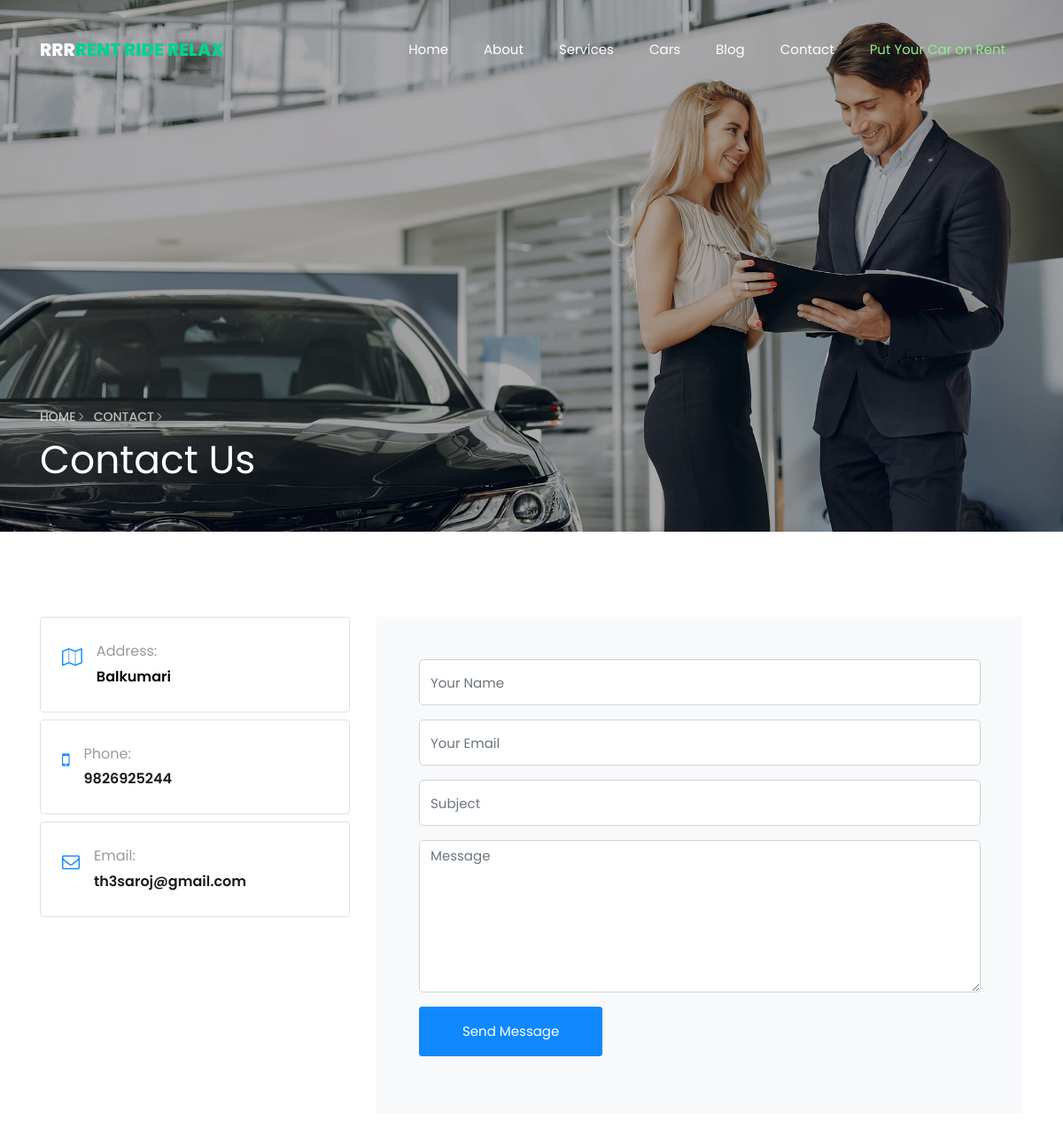
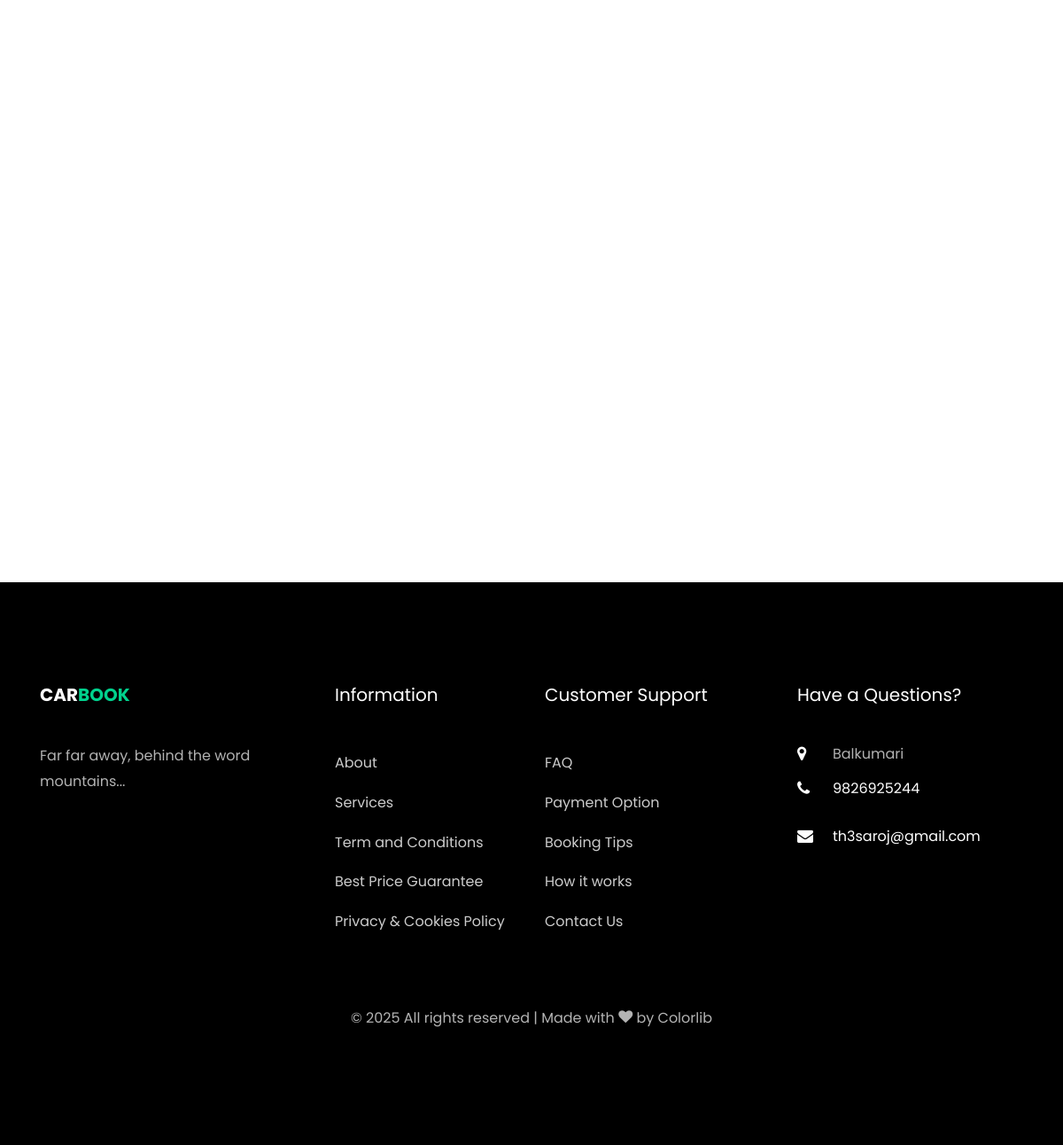
Page /contact/ on the committed database (2 pictures, top to bottom).
### app/models.py (models this page shows, shortened)
class ContactDetail(models.Model):
    address = models.CharField(max_length=255)
    phone = models.CharField(max_length=20)
    email = models.EmailField()
    twitter = models.URLField(blank=True, null=True)
    facebook = models.URLField(blank=True, null=True)
    instagram = models.URLField(blank=True, null=True)

### app/views.py (the view, shortened to what this page needs)
# urls.py: path('contact/', views.contact_view, name='contact'),
def contact_view(request):
    contact_info = ContactDetail.objects.first()
    return render(request, 'frontend/contact.html', {'contact_info': contact_info})

### app/context_processors.py (called while the page is built)
def contact_detail(request):
    detail = ContactDetail.objects.first()
    return {'contact_detail': detail}

### templates/frontend/contact.html (shortened to what this page needs)
{% extends 'base/base.html' %}
{% load static %}
{% block content %}
<section class="hero-wrap hero-wrap-2 js-fullheight" style="background-image: url('{% static "images/bg_3.jpg" %}');" data-stellar-background-ratio="0.5">
  <div class="overlay"></div>
  <div class="container">
    <div class="row no-gutters slider-text js-fullheight align-items-end justify-content-start">
      <div class="col-md-9 ftco-animate pb-5">
        <p class="breadcrumbs">
          <span class="mr-2"><a href="{% url 'index' %}">Home <i class="ion-ios-arrow-forward"></i></a></span>
          <span>Contact <i class="ion-ios-arrow-forward"></i></span>
        </p>
        <h1 class="mb-3 bread">Contact Us</h1>
      </div>
    </div>
  </div>
</section>
<section class="ftco-section contact-section">
  <div class="container">
    <div class="row d-flex mb-5 contact-info">
      <div class="col-md-4">
        <div class="row mb-5">
          <div class="col-md-12">
            <div class="border w-100 p-4 rounded mb-2 d-flex">
              <div class="icon mr-3">
                <span class="icon-map-o"></span>
              </div>
              <p><span>Address:</span> {{ contact_info.address|default:"No address set" }}</p>
            </div>
          </div>
          <div class="col-md-12">
            <div class="border w-100 p-4 rounded mb-2 d-flex">
              <div class="icon mr-3">
                <span class="icon-mobile-phone"></span>
              </div>
              <p><span>Phone:</span>
                {% if contact_info.phone %}
                  <a href="tel:{{ contact_info.phone }}">{{ contact_info.phone }}</a>
                {% else %}
                  No phone set
                {% endif %}
              </p>
            </div>
          </div>
          <div class="col-md-12">
            <div class="border w-100 p-4 rounded mb-2 d-flex">
              <div class="icon mr-3">
                <span class="icon-envelope-o"></span>
              </div>
              <p><span>Email:</span>
                {% if contact_info.email %}
                  <a href="mailto:{{ contact_info.email }}">{{ contact_info.email }}</a>
                {% else %}
                  No email set
                {% endif %}
              </p>
            </div>
          </div>
        </div>
      </div>
      <div class="col-md-8 block-9 mb-md-5">
        <form method="POST" class="bg-light p-5 contact-form">
          <div class="form-group">
            <input type="text" name="name" class="form-control" placeholder="Your Name" required>
          </div>
          <div class="form-group">
            <input type="email" name="email" class="form-control" placeholder="Your Email" required>
          </div>
          <div class="form-group">
            <input type="text" name="subject" class="form-control" placeholder="Subject" required>
          </div>
          <div class="form-group">
            <textarea name="message" cols="30" rows="7" class="form-control" placeholder="Message" required></textarea>
          </div>
          <div class="form-group">
            <input type="submit" value="Send Message" class="btn btn-primary py-3 px-5">
          </div>
        </form>
      </div>
    </div>
    <div class="row justify-content-center">
      <div class="col-md-12">
        <div id="map" class="bg-white"></div>
      </div>
    </div>
  </div>
</section>
{% endblock %}

### templates/base/base.html (shortened to what this page needs)
{% load static %}
<!DOCTYPE html>
<html lang="en">
<head>
  <link rel="stylesheet" href="{% static 'css/open-iconic-bootstrap.min.css' %}">
  <link rel="stylesheet" href="{% static 'css/animate.css' %}">
  <link rel="stylesheet" href="{% static 'css/owl.carousel.min.css' %}">
  <link rel="stylesheet" href="{% static 'css/owl.theme.default.min.css' %}">
  <link rel="stylesheet" href="{% static 'css/magnific-popup.css' %}">
  <link rel="stylesheet" href="{% static 'css/aos.css' %}">
  <link rel="stylesheet" href="{% static 'css/ionicons.min.css' %}">
  <link rel="stylesheet" href="{% static 'css/bootstrap-datepicker.css' %}">
  <link rel="stylesheet" href="{% static 'css/jquery.timepicker.css' %}">
  <link rel="stylesheet" href="{% static 'css/flaticon.css' %}">
  <link rel="stylesheet" href="{% static 'css/icomoon.css' %}">
  <link rel="stylesheet" href="{% static 'css/style.css' %}">
</head>
<body>
<nav class="navbar navbar-expand-lg navbar-dark ftco_navbar bg-dark ftco-navbar-light" id="ftco-navbar">
  <div class="container">
    <a class="navbar-brand" href="{% url 'index' %}">RRR<span>RENT RIDE RELAX</span></a>
    <div class="collapse navbar-collapse" id="ftco-nav">
      <ul class="navbar-nav ml-auto">
        <li class="nav-item"><a href="{% url 'index' %}" class="nav-link">Home</a></li>
        <li class="nav-item"><a href="{% url 'about' %}" class="nav-link">About</a></li>
        <li class="nav-item"><a href="{% url 'servicess' %}" class="nav-link">Services</a></li>
        <li class="nav-item"><a href="{% url 'car' %}" class="nav-link">Cars</a></li>
        <li class="nav-item"><a href="{% url 'blog' %}" class="nav-link">Blog</a></li>
        <li class="nav-item"><a href="{% url 'contact' %}" class="nav-link">Contact</a></li>
        <li class="nav-item">
          <a href="{% url 'put_car_on_rent' %}" class="nav-link" style="color: #90ee90;">Put Your Car on Rent</a>
        </li>
      </ul>
    </div>
  </div>
</nav>
  <main>
    {% block content %}
    {% endblock %}
  </main>
  <footer class="ftco-footer ftco-bg-dark ftco-section">
    <div class="container">
      <div class="row mb-5">
        <div class="col-md">
          <div class="ftco-footer-widget mb-4">
            <h2 class="ftco-heading-2"><a href="#" class="logo">Car<span>book</span></a></h2>
            <p>Far far away, behind the word mountains...</p>
            <ul class="ftco-footer-social list-unstyled float-md-left float-lft mt-5">
            </ul>
          </div>
        </div>
        <div class="col-md">
          <div class="ftco-footer-widget mb-4 ml-md-5">
            <h2 class="ftco-heading-2">Information</h2>
            <ul class="list-unstyled">
              <li><a href="#" class="py-2 d-block">About</a></li>
              <li><a href="#" class="py-2 d-block">Services</a></li>
              <li><a href="#" class="py-2 d-block">Term and Conditions</a></li>
              <li><a href="#" class="py-2 d-block">Best Price Guarantee</a></li>
              <li><a href="#" class="py-2 d-block">Privacy &amp; Cookies Policy</a></li>
            </ul>
          </div>
        </div>
        <div class="col-md">
          <div class="ftco-footer-widget mb-4">
            <h2 class="ftco-heading-2">Customer Support</h2>
            <ul class="list-unstyled">
              <li><a href="#" class="py-2 d-block">FAQ</a></li>
              <li><a href="#" class="py-2 d-block">Payment Option</a></li>
              <li><a href="#" class="py-2 d-block">Booking Tips</a></li>
              <li><a href="#" class="py-2 d-block">How it works</a></li>
              <li><a href="#" class="py-2 d-block">Contact Us</a></li>
            </ul>
          </div>
        </div>
        <div class="col-md">
          <div class="ftco-footer-widget mb-4">
            <h2 class="ftco-heading-2">Have a Questions?</h2>
            <div class="block-23 mb-3">
            <ul>
              {% if contact_detail and contact_detail.address %}
              <li>
                <span class="icon icon-map-marker"></span>
                <span class="text">{{ contact_detail.address }}</span>
              </li>
              {% endif %}
              {% if contact_detail and contact_detail.phone %}
              <li>
                <a href="tel:{{ contact_detail.phone }}">
                  <span class="icon icon-phone"></span>
                  <span class="text">{{ contact_detail.phone }}</span>
                </a>
              </li>
              {% endif %}
              {% if contact_detail and contact_detail.email %}
              <li>
                <a href="mailto:{{ contact_detail.email }}">
                  <span class="icon icon-envelope"></span>
                  <span class="text">{{ contact_detail.email }}</span>
                </a>
              </li>
              {% endif %}
            </ul>
            </div>
          </div>
        </div>
      </div>
      <div class="row">
        <div class="col-md-12 text-center">
          <p>
            &copy; <script>document.write(new Date().getFullYear());</script> All rights reserved | Made with <i class="icon-heart color-danger" aria-hidden="true"></i> by <a href="https://colorlib.com" target="_blank">Colorlib</a>
          </p>
        </div>
      </div>
    </div>
  </footer>
</body>
</html>

### static/css/icomoon.css (style rules this page uses)
[class^="icon-"], [class*=" icon-"] { font-family: 'icomoon' !important; speak: none; font-style: normal; font-weight: normal; font-variant: normal; text-transform: none; line-height: 1; -webkit-font-smoothing: antialiased; -moz-osx-font-smoothing: grayscale; }
.icon-envelope-o:before { content: "\f003"; }
.icon-heart:before { content: "\f004"; }
.icon-map-marker:before { content: "\f041"; }
.icon-phone:before { content: "\f095"; }
.icon-envelope:before { content: "\f0e0"; }
.icon-mobile-phone:before { content: "\f10b"; }
.icon-map-o:before { content: "\f278"; }

### rows in the picture
ContactDetail: address "Balkumari", phone "9826925244", email "th3saroj@gmail.com"
